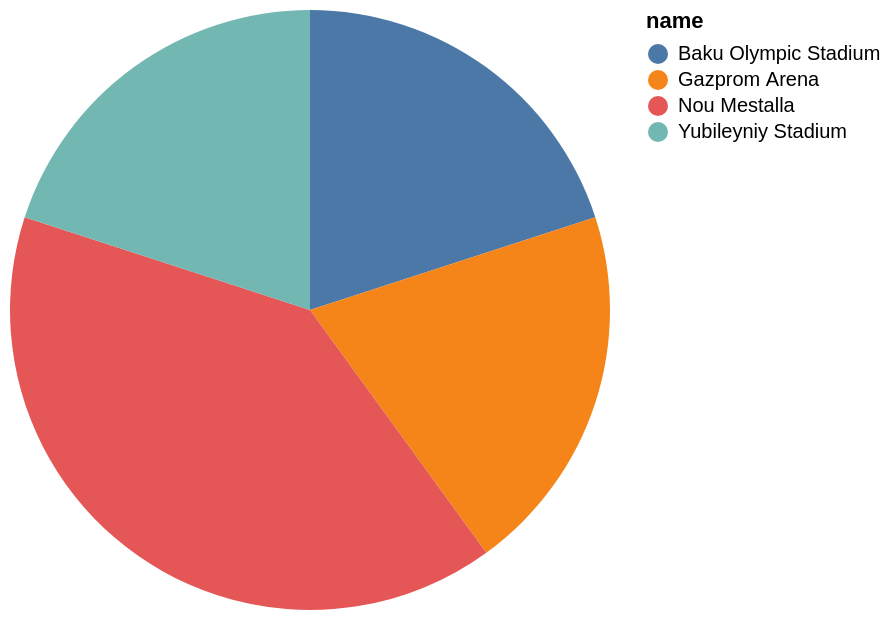

Specify this chart in Vega-Lite:
### Vega-Lite specification from a JSON file in a GitHub repository (floating-point values rounded to 4 significant figures)
{"data": {"values": [{"x_data": "Baku Olympic Stadium", "y_data": 1}, {"x_data": "Gazprom Arena", "y_data": 1}, {"x_data": "Nou Mestalla", "y_data": 2}, {"x_data": "Yubileyniy Stadium", "y_data": 1}]}, "mark": "arc", "encoding": {"theta": {"field": "y_data", "type": "quantitative", "title": "COUNT(name)"}, "color": {"field": "x_data", "type": "nominal", "title": "name"}}}
